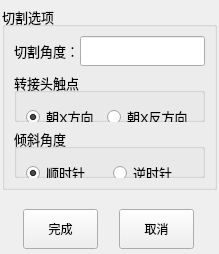
      <widget class="QWidget" name="page_12">
       <layout class="QGridLayout" name="gridLayout_22">
        <property name="leftMargin">
         <number>2</number>
        </property>
        <property name="topMargin">
         <number>6</number>
        </property>
        <property name="rightMargin">
         <number>2</number>
        </property>
        <property name="bottomMargin">
         <number>0</number>
        </property>
        <property name="spacing">
         <number>0</number>
        </property>
        <item row="0" column="0">
         <widget class="QGroupBox" name="groupBox_18">
          <property name="sizePolicy">
           <sizepolicy hsizetype="Expanding" vsizetype="Expanding">
            <horstretch>0</horstretch>
            <verstretch>0</verstretch>
           </sizepolicy>
          </property>
          <property name="minimumSize">
           <size>
            <width>0</width>
            <height>184</height>
           </size>
          </property>
          <property name="maximumSize">
           <size>
            <width>16777215</width>
            <height>184</height>
           </size>
          </property>
          <property name="font">
           <font>
            <pointsize>10</pointsize>
           </font>
          </property>
          <property name="title">
           <string>切割选项</string>
          </property>
          <layout class="QGridLayout" name="gridLayout_23">
           <property name="margin">
            <number>9</number>
           </property>
           <property name="spacing">
            <number>6</number>
           </property>
           <item row="0" column="0">
            <widget class="QLabel" name="label_33">
             <property name="minimumSize">
              <size>
               <width>60</width>
               <height>30</height>
              </size>
             </property>
             <property name="maximumSize">
              <size>
               <width>60</width>
               <height>30</height>
              </size>
             </property>
             <property name="font">
              <font>
               <pointsize>10</pointsize>
              </font>
             </property>
             <property name="text">
              <string>切割角度：</string>
             </property>
            </widget>
           </item>
           <item row="0" column="1">
            <widget class="QLineEdit" name="backCutRadiusTxt">
             <property name="minimumSize">
              <size>
               <width>0</width>
               <height>30</height>
              </size>
             </property>
             <property name="maximumSize">
              <size>
               <width>16777215</width>
               <height>30</height>
              </size>
             </property>
             <property name="font">
              <font>
               <pointsize>10</pointsize>
              </font>
             </property>
            </widget>
           </item>
           <item row="1" column="0" colspan="2">
            <widget class="QGroupBox" name="groupBox_19">
             <property name="font">
              <font>
               <pointsize>10</pointsize>
              </font>
             </property>
             <property name="title">
              <string>转接头触点</string>
             </property>
             <layout class="QGridLayout" name="gridLayout_24">
              <item row="0" column="0">
               <widget class="QRadioButton" name="adapterForwardRBtn">
                <property name="minimumSize">
                 <size>
                  <width>0</width>
                  <height>30</height>
                 </size>
                </property>
                <property name="maximumSize">
                 <size>
                  <width>16777215</width>
                  <height>30</height>
                 </size>
                </property>
                <property name="font">
                 <font>
                  <pointsize>10</pointsize>
                 </font>
                </property>
                <property name="text">
                 <string>朝X方向</string>
                </property>
                <property name="checked">
                 <bool>true</bool>
                </property>
               </widget>
              </item>
              <item row="0" column="1">
               <widget class="QRadioButton" name="adapterForwardRBtn2">
                <property name="minimumSize">
                 <size>
                  <width>0</width>
                  <height>30</height>
                 </size>
                </property>
                <property name="maximumSize">
                 <size>
                  <width>16777215</width>
                  <height>30</height>
                 </size>
                </property>
                <property name="font">
                 <font>
                  <pointsize>10</pointsize>
                 </font>
                </property>
                <property name="text">
                 <string>朝X反方向</string>
                </property>
               </widget>
              </item>
             </layout>
            </widget>
           </item>
           <item row="2" column="0" colspan="2">
            <widget class="QGroupBox" name="groupBox_20">
             <property name="font">
              <font>
               <pointsize>10</pointsize>
              </font>
             </property>
             <property name="title">
              <string>倾斜角度</string>
             </property>
             <layout class="QGridLayout" name="gridLayout_29">
              <item row="0" column="0">
               <widget class="QRadioButton" name="angleForwardRBtn">
                <property name="minimumSize">
                 <size>
                  <width>0</width>
                  <height>30</height>
                 </size>
                </property>
                <property name="maximumSize">
                 <size>
                  <width>16777215</width>
                  <height>30</height>
                 </size>
                </property>
                <property name="font">
                 <font>
                  <pointsize>10</pointsize>
                 </font>
                </property>
                <property name="text">
                 <string>顺时针</string>
                </property>
                <property name="checked">
                 <bool>true</bool>
                </property>
               </widget>
              </item>
              <item row="0" column="1">
               <widget class="QRadioButton" name="angleForwardRBtn2">
                <property name="minimumSize">
                 <size>
                  <width>0</width>
                  <height>30</height>
                 </size>
                </property>
                <property name="maximumSize">
                 <size>
                  <width>16777215</width>
                  <height>30</height>
                 </size>
                </property>
                <property name="font">
                 <font>
                  <pointsize>10</pointsize>
                 </font>
                </property>
                <property name="text">
                 <string>逆时针</string>
                </property>
               </widget>
              </item>
             </layout>
            </widget>
           </item>
          </layout>
         </widget>
        </item>
        <item row="1" column="0">
         <widget class="QLabel" name="label_34">
          <property name="sizePolicy">
           <sizepolicy hsizetype="Expanding" vsizetype="Expanding">
            <horstretch>0</horstretch>
            <verstretch>0</verstretch>
           </sizepolicy>
          </property>
          <property name="text">
           <string/>
          </property>
         </widget>
        </item>
        <item row="2" column="0">
         <widget class="QWidget" name="widget_13" native="true">
          <property name="sizePolicy">
           <sizepolicy hsizetype="Preferred" vsizetype="Expanding">
            <horstretch>0</horstretch>
            <verstretch>0</verstretch>
           </sizepolicy>
          </property>
          <property name="minimumSize">
           <size>
            <width>0</width>
            <height>50</height>
           </size>
          </property>
          <property name="maximumSize">
           <size>
            <width>16777215</width>
            <height>50</height>
           </size>
          </property>
          <layout class="QHBoxLayout" name="horizontalLayout_14">
           <property name="spacing">
            <number>0</number>
           </property>
           <property name="margin">
            <number>0</number>
           </property>
           <item>
            <widget class="QPushButton" name="pushButton_30">
             <property name="minimumSize">
              <size>
               <width>75</width>
               <height>40</height>
              </size>
             </property>
             <property name="maximumSize">
              <size>
               <width>75</width>
               <height>40</height>
              </size>
             </property>
             <property name="text">
              <string>完成</string>
             </property>
            </widget>
           </item>
           <item>
            <widget class="QPushButton" name="pushButton_31">
             <property name="minimumSize">
              <size>
               <width>75</width>
               <height>40</height>
              </size>
             </property>
             <property name="maximumSize">
              <size>
               <width>75</width>
               <height>40</height>
              </size>
             </property>
             <property name="text">
              <string>取消</string>
             </property>
            </widget>
           </item>
          </layout>
         </widget>
        </item>
       </layout>
      </widget>
